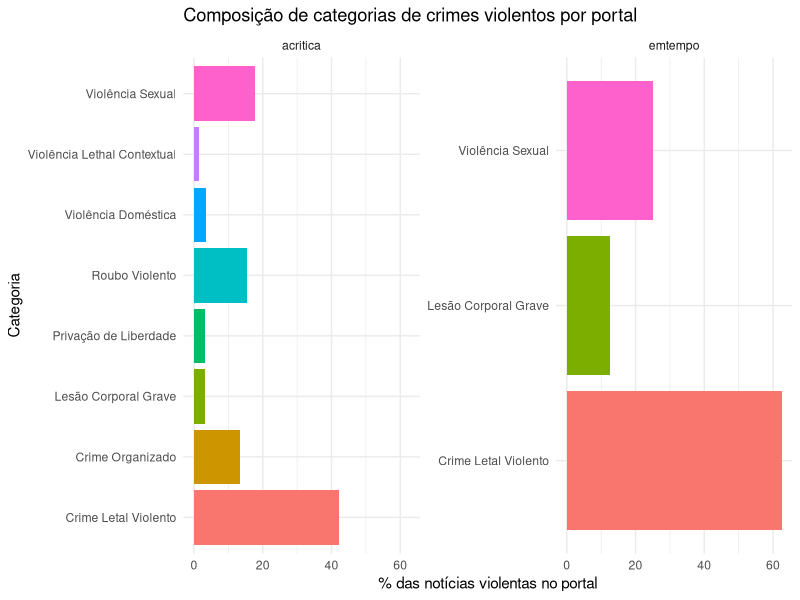
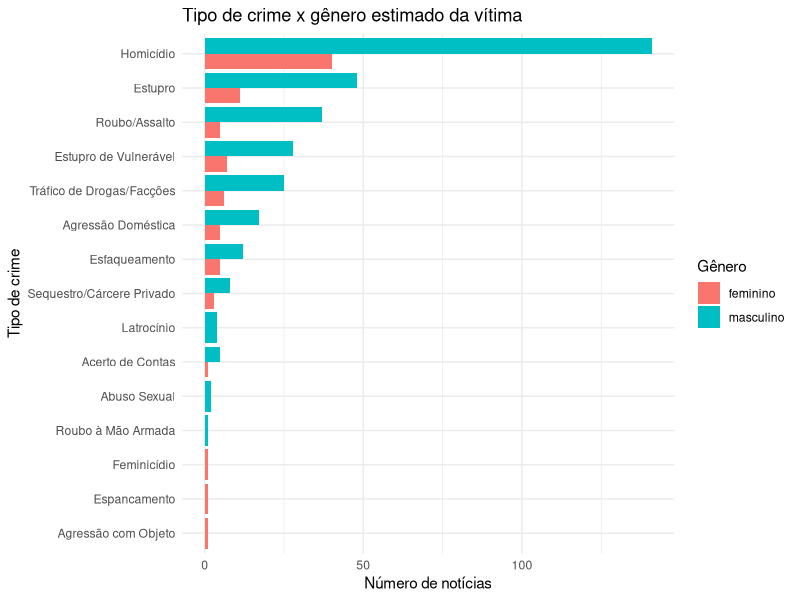
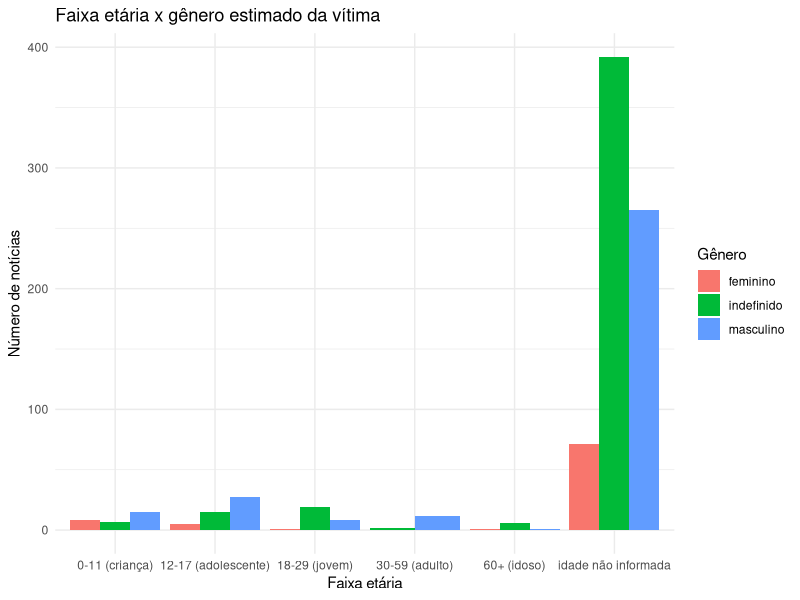
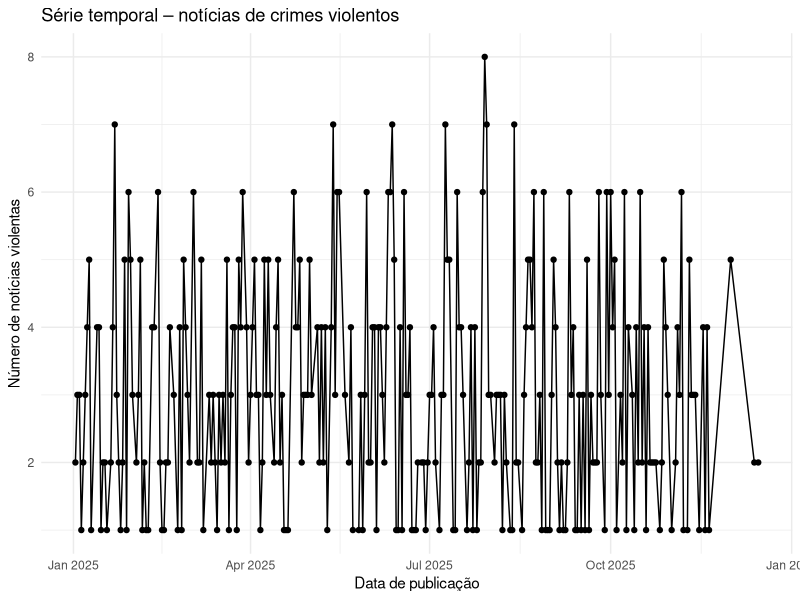
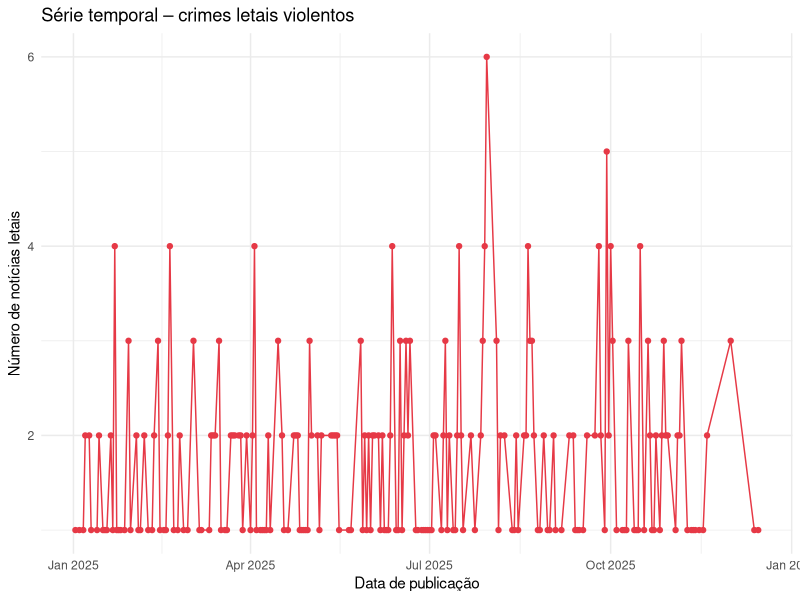
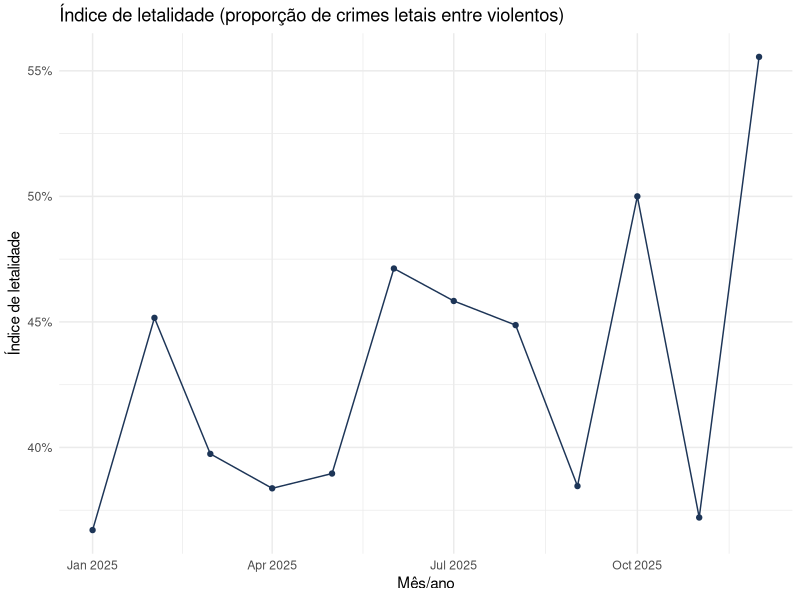

Source code (R) for these figures, in order:
############################################################
# 04_analise_crimes_violentos.R
# Análises focadas em crimes violentos na mídia (AM)
#
# Pré-requisito:
#   - data/processed/crimes_classificados.csv
#
# Saídas:
#   - outputs/04_resumo_geral.csv
#   - outputs/04_resumo_categoria.csv
#   - outputs/04_resumo_tipo_principal.csv
#   - outputs/04_resumo_portal_categoria.csv
#   - outputs/04_resumo_genero_tipo.csv
#   - outputs/04_resumo_faixa_genero.csv
#   - gráficos em outputs/04_*.png
############################################################

suppressPackageStartupMessages({
  library(dplyr)
  library(readr)
  library(lubridate)
  library(ggplot2)
  library(forcats)
})

dir.create("outputs", showWarnings = FALSE)

############################################################
# 1. Leitura da base classificada
############################################################

cat("Lendo data/processed/crimes_classificados.csv ...\n")

df <- read_csv("data/processed/crimes_classificados.csv",
               show_col_types = FALSE) %>%
  mutate(
    data_publicacao = as.Date(data_publicacao),
    mes_ano = floor_date(data_publicacao, "month")
  )

stopifnot("coluna crime_violento não encontrada" = "crime_violento" %in% names(df))

############################################################
# 2. Recorte: apenas crimes violentos
############################################################

viol <- df %>% filter(crime_violento == TRUE)

if (nrow(viol) == 0) {
  stop("Nenhum crime violento encontrado em crimes_classificados.csv")
}

cat("Total de notícias violentas:", nrow(viol), "\n")

# Definir "crime letal violento" de forma prática
viol <- viol %>%
  mutate(
    eh_letal = categoria == "Crime Letal Violento"
  )

############################################################
# 3. Resumo geral
############################################################

resumo_geral <- viol %>%
  summarise(
    n_noticias_violentas = n(),
    n_unico_portais = n_distinct(portal),
    data_min = min(data_publicacao, na.rm = TRUE),
    data_max = max(data_publicacao, na.rm = TRUE),
    prop_letal = mean(eh_letal, na.rm = TRUE),
    prop_feminicidio_dos_letais = ifelse(
      any(eh_letal),
      mean(tipo_principal == "Feminicídio" & eh_letal, na.rm = TRUE) /
        max(mean(eh_letal, na.rm = TRUE), 1e-9),
      NA_real_
    )
  )

write_csv(resumo_geral, "outputs/04_resumo_geral.csv")
cat("Resumo geral salvo em outputs/04_resumo_geral.csv\n")

############################################################
# 4. Resumos por categoria e tipo de crime
############################################################

resumo_categoria <- viol %>%
  count(categoria, sort = TRUE) %>%
  mutate(pct = round(100 * n / sum(n), 1))

write_csv(resumo_categoria, "outputs/04_resumo_categoria.csv")

resumo_tipo <- viol %>%
  count(tipo_principal, sort = TRUE) %>%
  mutate(pct = round(100 * n / sum(n), 1))

write_csv(resumo_tipo, "outputs/04_resumo_tipo_principal.csv")

cat("Resumos por categoria e tipo salvos em outputs/04_resumo_*.csv\n")

############################################################
# 5. Comparação entre portais (viés de cobertura)
############################################################

resumo_portal_cat <- viol %>%
  count(portal, categoria) %>%
  group_by(portal) %>%
  mutate(
    total_portal = sum(n),
    pct = round(100 * n / total_portal, 1)
  ) %>%
  ungroup()

write_csv(resumo_portal_cat, "outputs/04_resumo_portal_categoria.csv")
cat("Resumo portal x categoria salvo em outputs/04_resumo_portal_categoria.csv\n")

# Gráfico: distribuição de categorias por portal (top portais)
top_portais <- viol %>%
  count(portal, sort = TRUE) %>%
  slice_max(n, n = 6) %>%
  pull(portal)

p_portal_cat <- resumo_portal_cat %>%
  filter(portal %in% top_portais) %>%
  ggplot(aes(x = categoria, y = pct, fill = categoria)) +
  geom_col() +
  coord_flip() +
  facet_wrap(~ portal, scales = "free_y") +
  labs(
    title = "Composição de categorias de crimes violentos por portal",
    x = "Categoria",
    y = "% das notícias violentas no portal"
  ) +
  theme_minimal() +
  theme(legend.position = "none")

ggsave("outputs/04_portal_categoria.png",
       p_portal_cat, width = 10, height = 6, dpi = 300)

############################################################
# 6. Perfil aproximado das vítimas
############################################################

# 6.1 Gênero x tipo de crime
resumo_genero_tipo <- viol %>%
  count(genero_vitima, tipo_principal) %>%
  group_by(genero_vitima) %>%
  mutate(
    total_genero = sum(n),
    pct = round(100 * n / total_genero, 1)
  ) %>%
  ungroup()

write_csv(resumo_genero_tipo, "outputs/04_resumo_genero_tipo.csv")

p_genero_tipo <- resumo_genero_tipo %>%
  filter(!is.na(genero_vitima),
         genero_vitima %in% c("feminino", "masculino")) %>%
  mutate(
    tipo_principal = fct_reorder(tipo_principal, n)
  ) %>%
  ggplot(aes(x = tipo_principal, y = n, fill = genero_vitima)) +
  geom_col(position = "dodge") +
  coord_flip() +
  labs(
    title = "Tipo de crime x gênero estimado da vítima",
    x = "Tipo de crime",
    y = "Número de notícias",
    fill = "Gênero"
  ) +
  theme_minimal()

ggsave("outputs/04_genero_tipo.png",
       p_genero_tipo, width = 10, height = 6, dpi = 300)

# 6.2 Faixa etária x gênero
resumo_faixa_genero <- viol %>%
  filter(!is.na(faixa_etaria)) %>%
  count(faixa_etaria, genero_vitima) %>%
  group_by(faixa_etaria) %>%
  mutate(
    total_faixa = sum(n),
    pct = round(100 * n / total_faixa, 1)
  ) %>%
  ungroup()

write_csv(resumo_faixa_genero, "outputs/04_resumo_faixa_genero.csv")

p_faixa_genero <- resumo_faixa_genero %>%
  ggplot(aes(x = faixa_etaria, y = n, fill = genero_vitima)) +
  geom_col(position = "dodge") +
  labs(
    title = "Faixa etária x gênero estimado da vítima",
    x = "Faixa etária",
    y = "Número de notícias",
    fill = "Gênero"
  ) +
  theme_minimal()

ggsave("outputs/04_faixa_genero.png",
       p_faixa_genero, width = 9, height = 5, dpi = 300)

############################################################
# 7. Dinâmica temporal focada nos violentos
############################################################

# Série geral de crimes violentos
serie_viol <- viol %>%
  filter(!is.na(data_publicacao)) %>%
  count(data_publicacao)

p_serie_viol <- serie_viol %>%
  ggplot(aes(x = data_publicacao, y = n)) +
  geom_line() +
  geom_point() +
  labs(
    title = "Série temporal – notícias de crimes violentos",
    x = "Data de publicação",
    y = "Número de notícias violentas"
  ) +
  theme_minimal()

ggsave("outputs/04_serie_violentos.png",
       p_serie_viol, width = 9, height = 4, dpi = 300)

# Série de crimes letais violentos
serie_letal <- viol %>%
  filter(!is.na(data_publicacao), eh_letal) %>%
  count(data_publicacao)

p_serie_letal <- serie_letal %>%
  ggplot(aes(x = data_publicacao, y = n)) +
  geom_line(color = "#E63946") +
  geom_point(color = "#E63946") +
  labs(
    title = "Série temporal – crimes letais violentos",
    x = "Data de publicação",
    y = "Número de notícias letais"
  ) +
  theme_minimal()

ggsave("outputs/04_serie_letais.png",
       p_serie_letal, width = 9, height = 4, dpi = 300)

# Índice de letalidade ao longo do tempo (mensal)
indice_letal_mensal <- viol %>%
  group_by(mes_ano) %>%
  summarise(
    n_violentos = n(),
    n_letais = sum(eh_letal, na.rm = TRUE),
    indice_letal = n_letais / n_violentos,
    .groups = "drop"
  )

write_csv(indice_letal_mensal, "outputs/04_indice_letal_mensal.csv")

p_indice_letal <- indice_letal_mensal %>%
  ggplot(aes(x = mes_ano, y = indice_letal)) +
  geom_line(color = "#1D3557") +
  geom_point(color = "#1D3557") +
  scale_y_continuous(labels = scales::percent_format(accuracy = 1)) +
  labs(
    title = "Índice de letalidade (proporção de crimes letais entre violentos)",
    x = "Mês/ano",
    y = "Índice de letalidade"
  ) +
  theme_minimal()

ggsave("outputs/04_indice_letal_mensal.png",
       p_indice_letal, width = 9, height = 4, dpi = 300)

############################################################
# 8. Cruzamentos adicionais
############################################################

tipo_gravidade <- viol %>%
  count(tipo_principal, gravidade) %>%
  group_by(tipo_principal) %>%
  mutate(pct = round(100 * n / sum(n), 1)) %>%
  ungroup()

write_csv(tipo_gravidade, "outputs/04_tipo_gravidade.csv")

if ("genero_vitima" %in% names(viol)) {
  tipo_genero <- viol %>%
    count(tipo_principal, genero_vitima) %>%
    group_by(tipo_principal) %>%
    mutate(pct = round(100 * n / sum(n), 1)) %>%
    ungroup()
  write_csv(tipo_genero, "outputs/04_tipo_genero.csv")
}

if ("faixa_etaria" %in% names(viol)) {
  tipo_faixa <- viol %>%
    filter(!is.na(faixa_etaria), faixa_etaria != "idade não informada") %>%
    count(tipo_principal, faixa_etaria) %>%
    group_by(tipo_principal) %>%
    mutate(pct = round(100 * n / sum(n), 1)) %>%
    ungroup()
  write_csv(tipo_faixa, "outputs/04_tipo_faixa.csv")
}

portal_gravidade <- viol %>%
  count(portal, gravidade) %>%
  group_by(portal) %>%
  mutate(pct = round(100 * n / sum(n), 1)) %>%
  ungroup()

write_csv(portal_gravidade, "outputs/04_portal_gravidade.csv")

cat("Cruzamentos adicionais salvos em outputs/04_*.csv\n")

############################################################
# 9. Anomalias da classificação
############################################################

anomalias <- viol %>%
  filter(categoria == "Outros") %>%
  select(data_publicacao, portal, titulo, tipo_principal, categoria, gravidade)

write_csv(anomalias, "outputs/04_anomalias_classificacao.csv")

cat("Análise concluída.\n")
cat("Arquivos gerados em 'outputs/'.\n")
